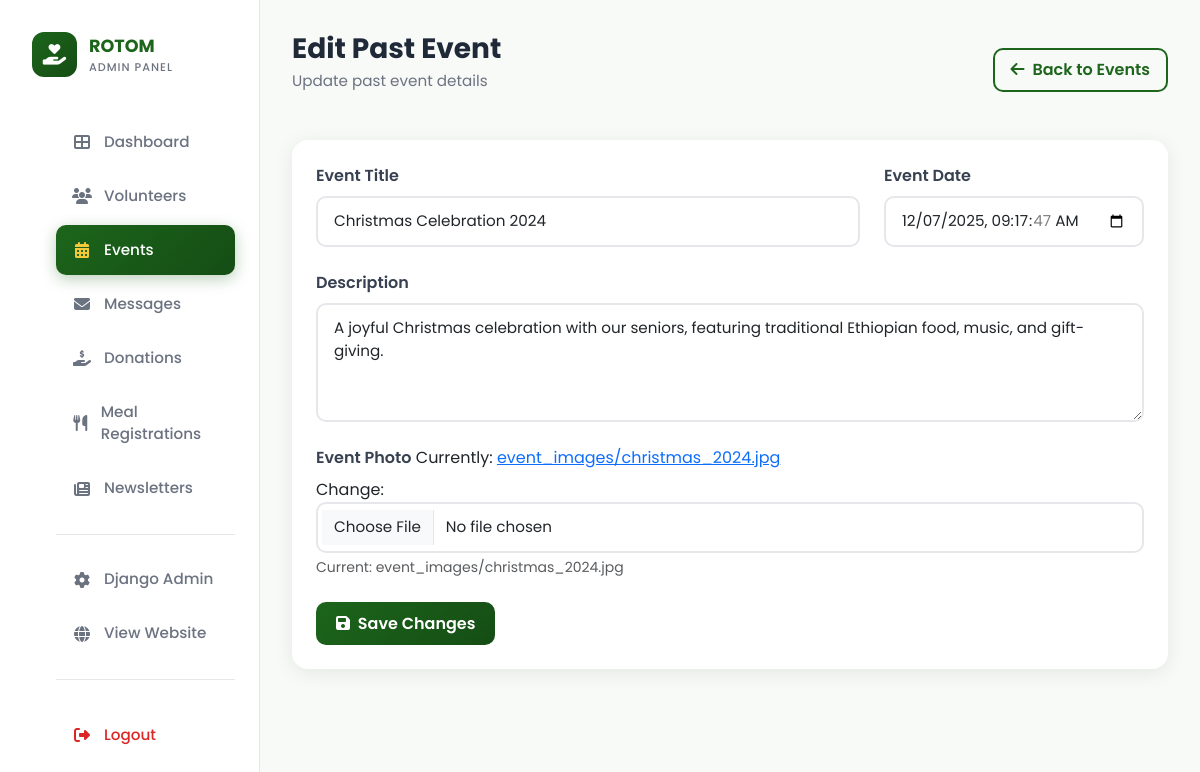
Page /dashboard/edit-previous-event/4/ (signed in) on the committed database.
### rotom/models.py (models this page shows)
class PreviousEvent(models.Model):
    title = models.CharField(max_length=200)
    description = models.TextField(null=True, blank=True)  # Added description field
    event_date = models.DateTimeField()
    image = models.ImageField(upload_to='event_images/')
    created_at = models.DateTimeField(auto_now_add=True)

### dashboard/views.py (the view)
# urls.py: path('edit-previous-event/<int:pk>/', views.edit_previous_event, name='edit_previous_event'),
@staff_member_required(login_url='dashboard:login')
def edit_previous_event(request, pk):
    previous_event = get_object_or_404(PreviousEvent, pk=pk)
    if request.method == 'POST':
        form = PreviousEventForm(request.POST, request.FILES, instance=previous_event)
        if form.is_valid():
            form.save()
            messages.success(request, 'Previous event updated successfully!')
            return redirect('dashboard:manage_events')
    else:
        form = PreviousEventForm(instance=previous_event)
    return render(request, 'dashboard/edit_previous_event.html', {'form': form, 'previous_event': previous_event})

### dashboard/forms.py
class PreviousEventForm(forms.ModelForm):
    class Meta:
        model = PreviousEvent
        fields = ['title', 'description', 'event_date', 'image']  # Added 'description' to fields
        widgets = {
            'title': forms.TextInput(attrs={'class': 'form-control', 'placeholder': 'Event Title'}),
            'description': forms.Textarea(attrs={'class': 'form-control', 'rows': 4, 'placeholder': 'Event Description'}),  # Added widget for description
            'event_date': forms.DateTimeInput(attrs={'class': 'form-control', 'type': 'datetime-local'}),
            'image': forms.ClearableFileInput(attrs={'class': 'form-control'}),
        }
        labels = {
            'title': 'Title',
            'description': 'Description',  # Added label for description
            'event_date': 'Date & Time',
            'image': 'Event Image',
        }

### dashboard/templates/dashboard/edit_previous_event.html (shortened to what this page needs)
{% extends 'dashboard/base_admin.html' %}
{% block content %}
<div class="page-header d-flex justify-content-between align-items-center">
    <div>
        <h1 class="page-title">Edit Past Event</h1>
        <p class="page-subtitle">Update past event details</p>
    </div>
    <a href="{% url 'dashboard:manage_events' %}" class="btn btn-outline-primary">
        <i class="fas fa-arrow-left me-1"></i> Back to Events
    </a>
</div>
<div class="card">
    <div class="card-body">
        <form method="post" enctype="multipart/form-data">
            <div class="row g-4">
                <div class="col-md-8">
                    <label class="form-label">Event Title</label>
                    {{ form.title }}
                </div>
                <div class="col-md-4">
                    <label class="form-label">Event Date</label>
                    {{ form.event_date }}
                </div>
                <div class="col-12">
                    <label class="form-label">Description</label>
                    {{ form.description }}
                </div>
                <div class="col-12">
                    <label class="form-label">Event Photo</label>
                    {{ form.image }}
                    {% if previous_event.image %}
                    <small class="text-muted d-block mt-1">Current: {{ previous_event.image.name }}</small>
                    {% endif %}
                </div>
                <div class="col-12">
                    <button type="submit" class="btn btn-primary">
                        <i class="fas fa-save me-1"></i> Save Changes
                    </button>
                </div>
            </div>
        </form>
    </div>
</div>
{% endblock %}

### rows in the picture
PreviousEvent: title "Christmas Celebration 2024", event_date "12/07/2025 09:17:47", description "A joyful Christmas celebration with our seniors, featuring traditional Ethiopian food, music, and gift-giving.", image.name "event_images/christmas_2024.jpg"
